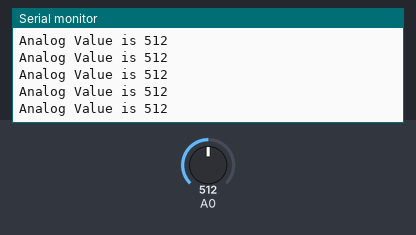
This sketch was run on a simulated Arduino Uno, built with avr-gcc and run on an emulated ATmega328P. Shown: the last lines printed to the serial monitor. The inputs (shaded band) are chosen by the test bench; at power-on: A0 = 512.

Above: at 2.7 s.
2.8 s: A0 set to 993
At 3.5 s:
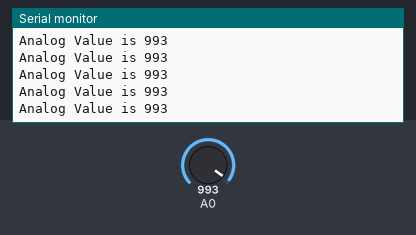
5.8 s: A0 set to 1016
At 6.8 s:
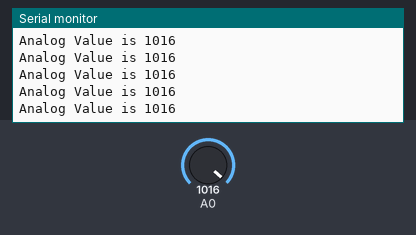
Timing chart, 0 to 8.8 s (numbered marks = the images above; inputs shaded):
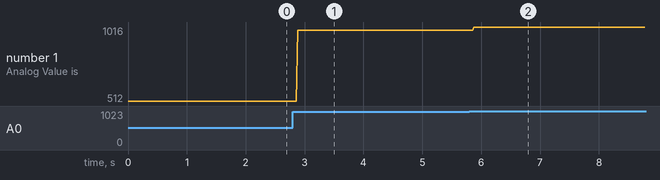

Measured:
- after the input at 2.8 s, the serial monitor: prints a new line after 0.08 s (image 1)
- after the input at 5.8 s, the serial monitor: prints a new line after 0.08 s (image 2)
- plotted number 1: 512 → 993 after the input at 2.8 s, 993 → 1016 after the input at 5.8 s

The sketch:

menampilkan_nilai_potensio_meter_ke_serial_monitor1.ino
```cpp
void setup()
{
  Serial.begin(9600);
}

void loop()
{
	int data = analogRead(A0);
  	Serial.print("Analog Value is ");
  	Serial.println(data);
}
```
